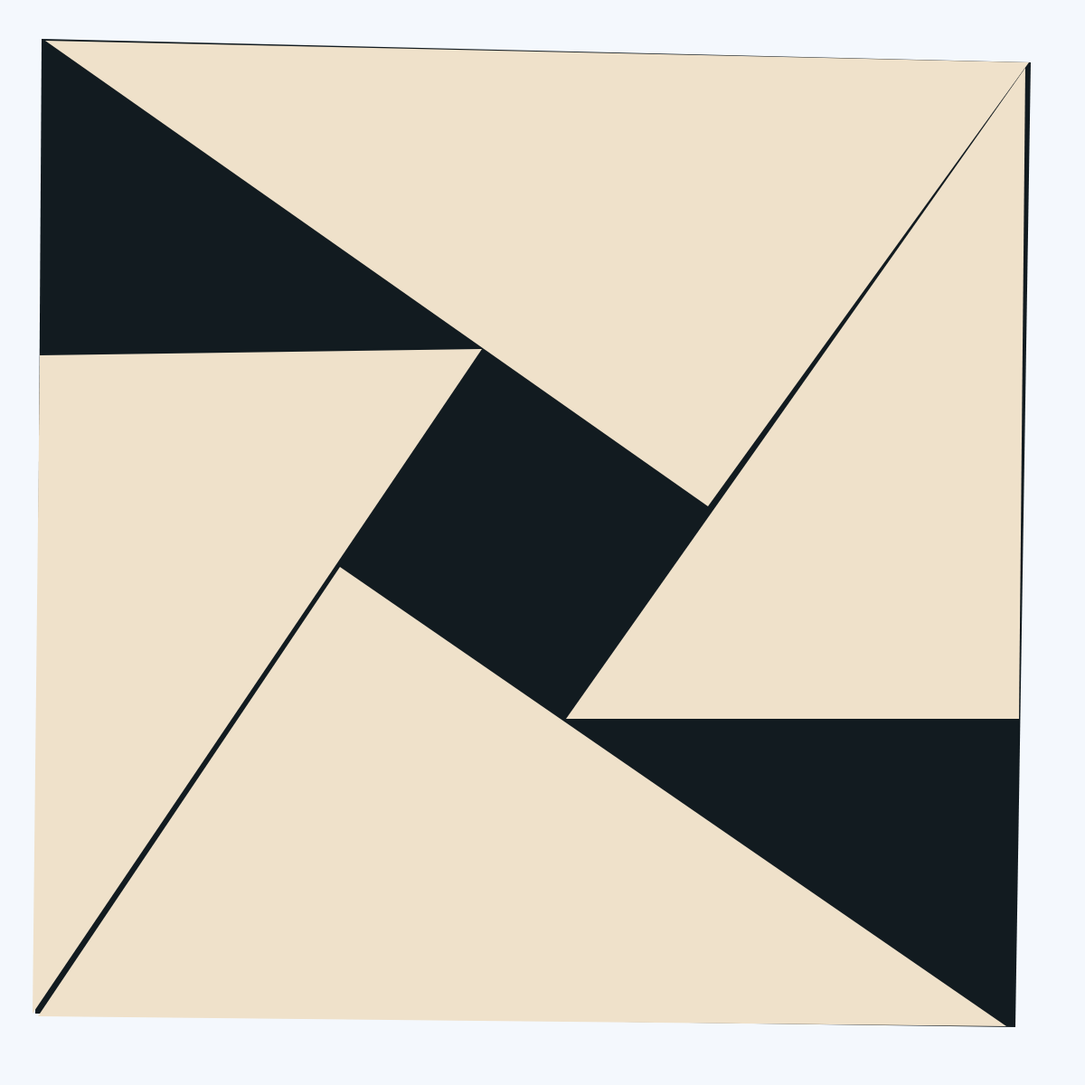
Frame 1 (no input)
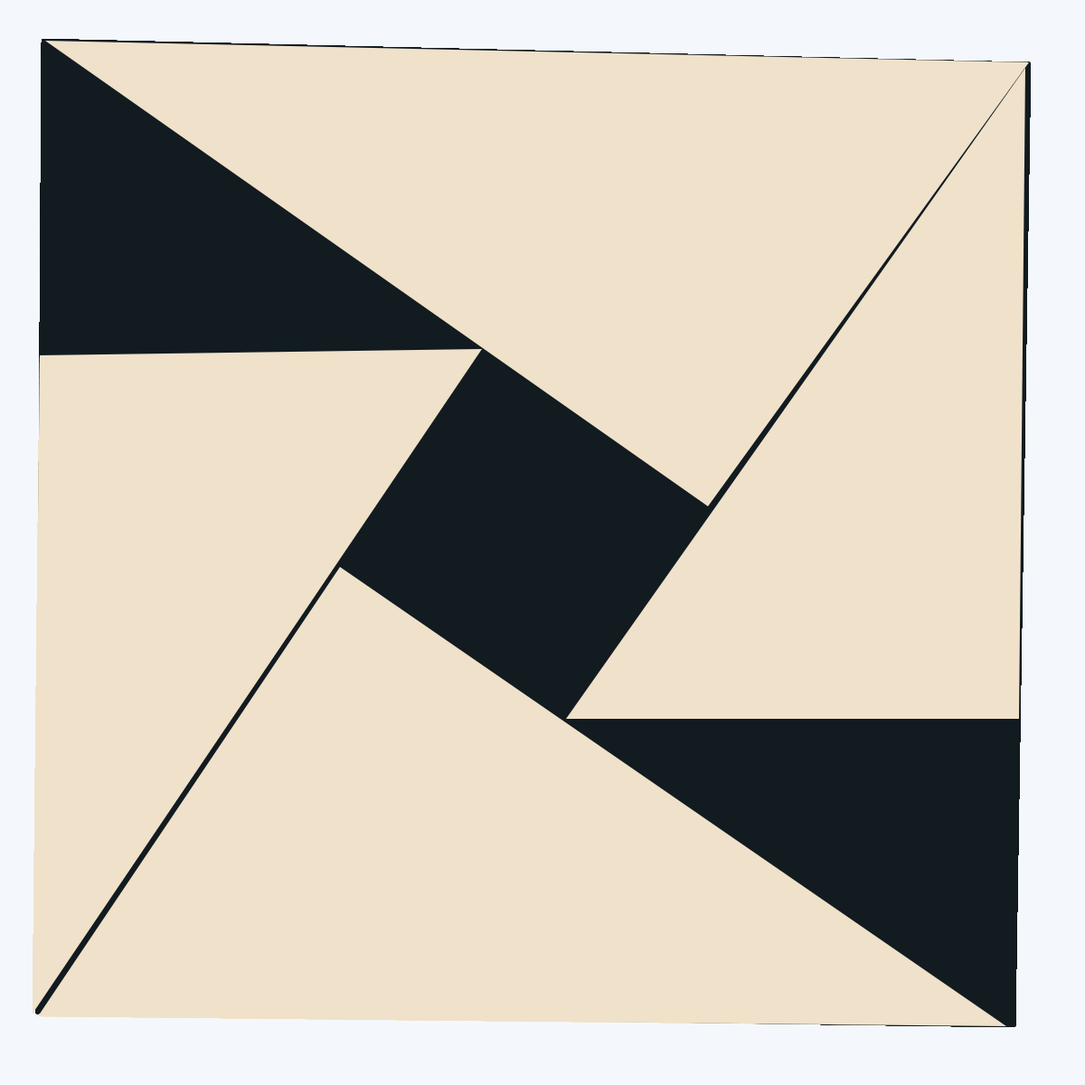
Frame 60 (no input)
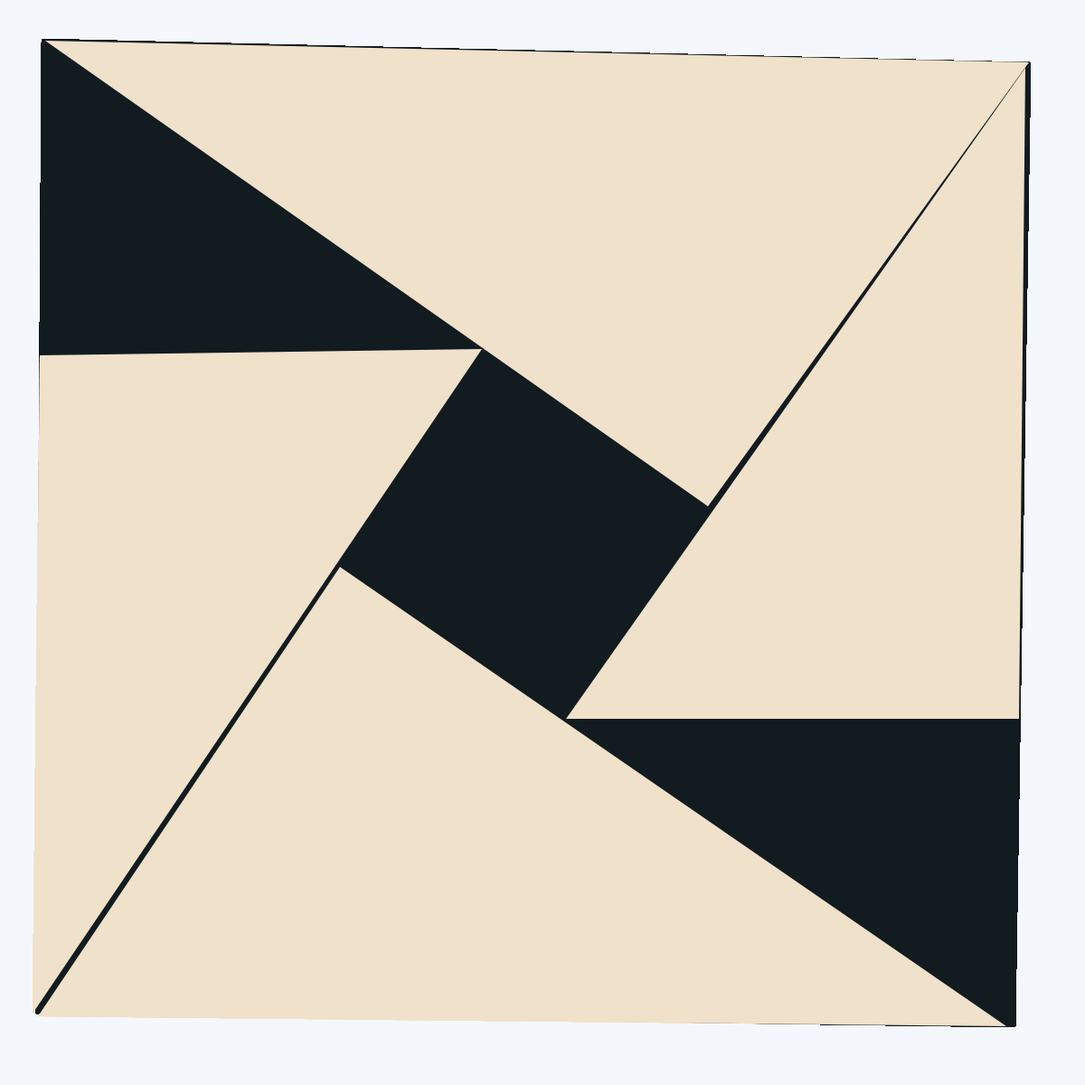
Frame 120 (the mouse pressed at the canvas centre since frame 60)

The p5.js sketch that drew these frames (run headless with seeded random() and noise() and a simulated clock; from frame 60 on, the mouse is pressed at the canvas centre):

// p5.js sketch
// ── sketch.js
function setup() {
    createCanvas(1200,1200);
    background(244,248,253);
}

function draw() {
    noStroke();

    fill(18,27,32);
    quad(46, 43, 1140, 69, 1123,1136, 39,1121);


    fill(239,225,202);
    triangle(50,45, 1138,69,783,560);//TOP
    triangle(1134,75,1127,795,626,795);//RIGHT
    triangle(44,393,533,386,36,1121);//LEFT
    triangle(376,627,1113,1135,42,1124);//BOTTOM

}
